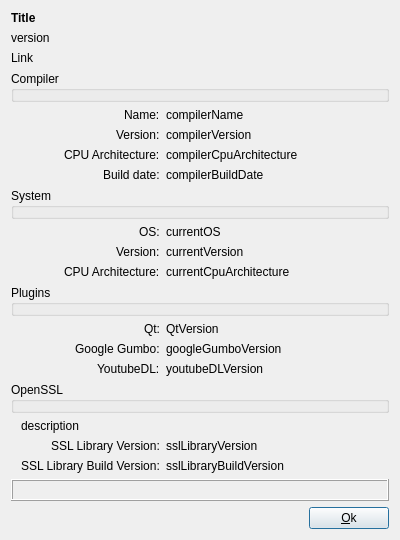
<?xml version="1.0" encoding="UTF-8"?>
<ui version="4.0">
 <class>CompilerDialog</class>
 <widget class="QDialog" name="CompilerDialog">
  <property name="geometry">
   <rect>
    <x>0</x>
    <y>0</y>
    <width>400</width>
    <height>540</height>
   </rect>
  </property>
  <property name="windowTitle">
   <string>Infos</string>
  </property>
  <property name="modal">
   <bool>true</bool>
  </property>
  <layout class="QVBoxLayout" name="verticalLayout">
   <item>
    <layout class="QVBoxLayout" name="verticalLayout_2">
     <item>
      <widget class="QLabel" name="title">
       <property name="font">
        <font>
         <weight>75</weight>
         <bold>true</bold>
        </font>
       </property>
       <property name="text">
        <string>Title</string>
       </property>
      </widget>
     </item>
     <item>
      <widget class="QLabel" name="version">
       <property name="text">
        <string>version</string>
       </property>
      </widget>
     </item>
     <item>
      <widget class="QLabel" name="link">
       <property name="text">
        <string>Link</string>
       </property>
       <property name="openExternalLinks">
        <bool>true</bool>
       </property>
      </widget>
     </item>
    </layout>
   </item>
   <item>
    <layout class="QFormLayout" name="formLayout_5">
     <property name="labelAlignment">
      <set>Qt::AlignRight|Qt::AlignTrailing|Qt::AlignVCenter</set>
     </property>
     <item row="0" column="0" colspan="2">
      <widget class="QGroupBox" name="groupBox">
       <property name="title">
        <string>Compiler</string>
       </property>
       <property name="flat">
        <bool>true</bool>
       </property>
      </widget>
     </item>
     <item row="1" column="0">
      <widget class="QLabel" name="label">
       <property name="text">
        <string>Name:</string>
       </property>
      </widget>
     </item>
     <item row="1" column="1">
      <widget class="QLabel" name="compilerName">
       <property name="text">
        <string>compilerName</string>
       </property>
      </widget>
     </item>
     <item row="2" column="0">
      <widget class="QLabel" name="label_5">
       <property name="text">
        <string>Version:</string>
       </property>
      </widget>
     </item>
     <item row="2" column="1">
      <widget class="QLabel" name="compilerVersion">
       <property name="text">
        <string>compilerVersion</string>
       </property>
      </widget>
     </item>
     <item row="3" column="0">
      <widget class="QLabel" name="label_2">
       <property name="text">
        <string>CPU Architecture:</string>
       </property>
      </widget>
     </item>
     <item row="3" column="1">
      <widget class="QLabel" name="compilerCpuArchitecture">
       <property name="text">
        <string>compilerCpuArchitecture</string>
       </property>
      </widget>
     </item>
     <item row="4" column="0">
      <widget class="QLabel" name="label_4">
       <property name="text">
        <string>Build date:</string>
       </property>
      </widget>
     </item>
     <item row="4" column="1">
      <widget class="QLabel" name="compilerBuildDate">
       <property name="text">
        <string>compilerBuildDate</string>
       </property>
      </widget>
     </item>
     <item row="5" column="0" colspan="2">
      <widget class="QGroupBox" name="groupBox_2">
       <property name="title">
        <string>System</string>
       </property>
       <property name="flat">
        <bool>true</bool>
       </property>
      </widget>
     </item>
     <item row="6" column="0">
      <widget class="QLabel" name="label_6">
       <property name="text">
        <string>OS:</string>
       </property>
      </widget>
     </item>
     <item row="6" column="1">
      <widget class="QLabel" name="currentOS">
       <property name="text">
        <string>currentOS</string>
       </property>
      </widget>
     </item>
     <item row="7" column="0">
      <widget class="QLabel" name="label_7">
       <property name="text">
        <string>Version:</string>
       </property>
      </widget>
     </item>
     <item row="7" column="1">
      <widget class="QLabel" name="currentVersion">
       <property name="text">
        <string>currentVersion</string>
       </property>
      </widget>
     </item>
     <item row="8" column="0">
      <widget class="QLabel" name="label_9">
       <property name="text">
        <string>CPU Architecture:</string>
       </property>
      </widget>
     </item>
     <item row="8" column="1">
      <widget class="QLabel" name="currentCpuArchitecture">
       <property name="text">
        <string>currentCpuArchitecture</string>
       </property>
      </widget>
     </item>
     <item row="9" column="0" colspan="2">
      <widget class="QGroupBox" name="groupBox_3">
       <property name="title">
        <string>Plugins</string>
       </property>
       <property name="flat">
        <bool>true</bool>
       </property>
      </widget>
     </item>
     <item row="10" column="0">
      <widget class="QLabel" name="label_10">
       <property name="text">
        <string>Qt:</string>
       </property>
      </widget>
     </item>
     <item row="10" column="1">
      <widget class="QLabel" name="QtVersion">
       <property name="text">
        <string>QtVersion</string>
       </property>
      </widget>
     </item>
     <item row="11" column="0">
      <widget class="QLabel" name="label_3">
       <property name="text">
        <string>Google Gumbo:</string>
       </property>
      </widget>
     </item>
     <item row="11" column="1">
      <widget class="QLabel" name="googleGumboVersion">
       <property name="text">
        <string>googleGumboVersion</string>
       </property>
      </widget>
     </item>
     <item row="12" column="0">
      <widget class="QLabel" name="label_15">
       <property name="text">
        <string>YoutubeDL:</string>
       </property>
      </widget>
     </item>
     <item row="12" column="1">
      <widget class="QLabel" name="youtubeDLVersion">
       <property name="text">
        <string>youtubeDLVersion</string>
       </property>
      </widget>
     </item>
     <item row="13" column="0" colspan="2">
      <widget class="QGroupBox" name="groupBox_4">
       <property name="title">
        <string>OpenSSL</string>
       </property>
       <property name="flat">
        <bool>true</bool>
       </property>
      </widget>
     </item>
     <item row="14" column="0" colspan="2">
      <widget class="QLabel" name="description">
       <property name="text">
        <string>description</string>
       </property>
       <property name="wordWrap">
        <bool>true</bool>
       </property>
       <property name="indent">
        <number>10</number>
       </property>
      </widget>
     </item>
     <item row="15" column="0">
      <widget class="QLabel" name="label_11">
       <property name="text">
        <string>SSL Library Version:</string>
       </property>
      </widget>
     </item>
     <item row="15" column="1">
      <widget class="QLabel" name="sslLibraryVersion">
       <property name="text">
        <string>sslLibraryVersion</string>
       </property>
      </widget>
     </item>
     <item row="16" column="0">
      <widget class="QLabel" name="label_8">
       <property name="text">
        <string>SSL Library Build Version:</string>
       </property>
       <property name="indent">
        <number>10</number>
       </property>
      </widget>
     </item>
     <item row="16" column="1">
      <widget class="QLabel" name="sslLibraryBuildVersion">
       <property name="text">
        <string>sslLibraryBuildVersion</string>
       </property>
      </widget>
     </item>
     <item row="17" column="0" colspan="2">
      <widget class="QFrame" name="frame">
       <property name="minimumSize">
        <size>
         <width>40</width>
         <height>20</height>
        </size>
       </property>
       <property name="frameShape">
        <enum>QFrame::Box</enum>
       </property>
       <property name="frameShadow">
        <enum>QFrame::Raised</enum>
       </property>
       <layout class="QVBoxLayout" name="verticalLayout_3">
        <item>
         <widget class="QLabel" name="label_14">
          <property name="font">
           <font>
            <weight>75</weight>
            <bold>true</bold>
           </font>
          </property>
          <property name="text">
           <string>Libs in the Application path:</string>
          </property>
         </widget>
        </item>
        <item>
         <layout class="QFormLayout" name="formLayout">
          <property name="fieldGrowthPolicy">
           <enum>QFormLayout::ExpandingFieldsGrow</enum>
          </property>
          <item row="1" column="0">
           <widget class="QLabel" name="label_12">
            <property name="text">
             <string>* OpenSSL SSL library:</string>
            </property>
           </widget>
          </item>
          <item row="1" column="1">
           <widget class="QLabel" name="libSsl">
            <property name="text">
             <string>libSsl</string>
            </property>
           </widget>
          </item>
          <item row="2" column="0">
           <widget class="QLabel" name="label_13">
            <property name="text">
             <string>* OpenSSL Crypto library:</string>
            </property>
           </widget>
          </item>
          <item row="2" column="1">
           <widget class="QLabel" name="libCrypto">
            <property name="text">
             <string>libCrypto</string>
            </property>
           </widget>
          </item>
         </layout>
        </item>
       </layout>
      </widget>
     </item>
    </layout>
   </item>
   <item>
    <spacer name="verticalSpacer">
     <property name="orientation">
      <enum>Qt::Vertical</enum>
     </property>
     <property name="sizeHint" stdset="0">
      <size>
       <width>20</width>
       <height>40</height>
      </size>
     </property>
    </spacer>
   </item>
   <item>
    <layout class="QHBoxLayout" name="buttonBox">
     <item>
      <spacer name="horizontalSpacer">
       <property name="orientation">
        <enum>Qt::Horizontal</enum>
       </property>
       <property name="sizeHint" stdset="0">
        <size>
         <width>40</width>
         <height>20</height>
        </size>
       </property>
      </spacer>
     </item>
     <item>
      <widget class="QPushButton" name="okButton">
       <property name="text">
        <string>&amp;Ok</string>
       </property>
       <property name="default">
        <bool>true</bool>
       </property>
      </widget>
     </item>
    </layout>
   </item>
  </layout>
 </widget>
 <tabstops>
  <tabstop>okButton</tabstop>
 </tabstops>
 <resources/>
 <connections>
  <connection>
   <sender>okButton</sender>
   <signal>released()</signal>
   <receiver>CompilerDialog</receiver>
   <slot>accept()</slot>
   <hints>
    <hint type="sourcelabel">
     <x>678</x>
     <y>499</y>
    </hint>
    <hint type="destinationlabel">
     <x>79</x>
     <y>509</y>
    </hint>
   </hints>
  </connection>
 </connections>
 <slots>
  <slot>acceptPaused()</slot>
 </slots>
</ui>
